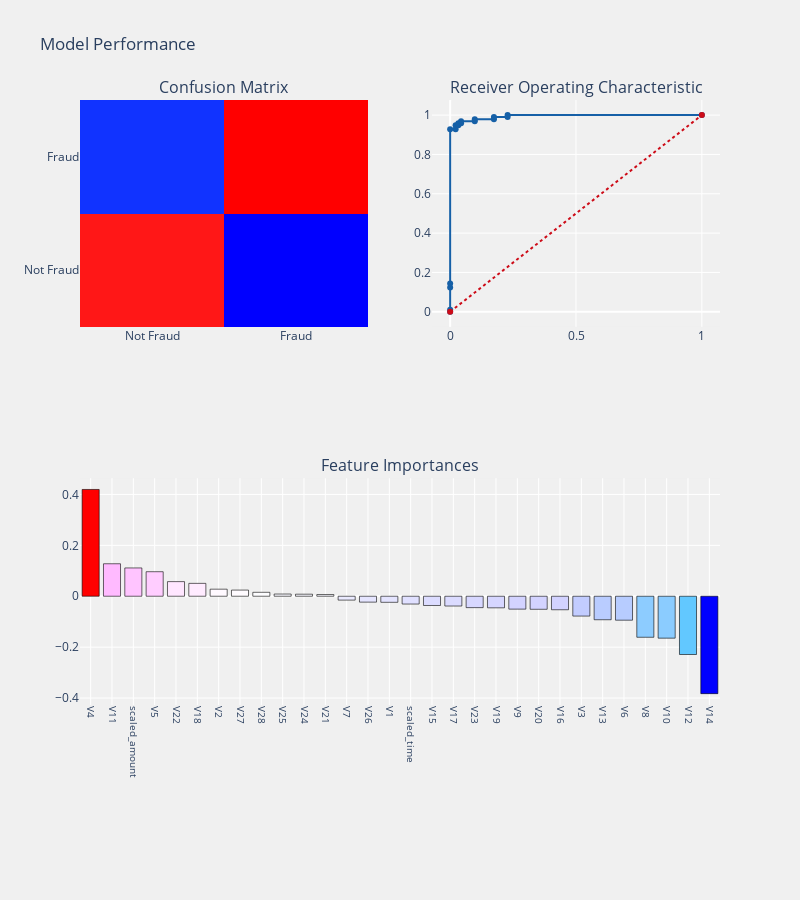

Source (notebook cell):
### Markdown cell above
# Logistic Regession

### Code cell
logit1 = LogisticRegression(C=0.01)

fraud_detection_model_evaluation(logit1, X_train, X_test, y_train, y_test, "coefficients", threshold_plot=True)

### Figure 1 — Plotly figure (JSON) as saved in the notebook; plotly's stock layout.template omitted (floating-point values rounded to 4 significant figures)
{"data": [{"colorscale": [[0, "rgb(0,0,255)"], [0.1, "rgb(51,153,255)"], [0.2, "rgb(102,204,255)"], [0.3, "rgb(153,204,255)"], [0.4, "rgb(204,204,255)"], [0.5, "rgb(255,255,255)"], [0.6, "rgb(255,204,255)"], [0.7, "rgb(255,153,255)"], [0.8, "rgb(255,102,204)"], [0.9, "rgb(255,102,102)"], [1, "rgb(255,0,0)"]], "name": "Confusion matrix", "showscale": false, "type": "heatmap", "x": ["Not Fraud", "Fraud"], "xaxis": "x", "y": ["Not Fraud", "Fraud"], "yaxis": "y", "z": [[90, 2], [5, 92]]}, {"line": {"color": "rgb(22, 96, 167)", "width": 2}, "name": "ROC Curve (AUC = 0.99)", "type": "scatter", "x": [0, 0, 0, 0, 0, 0.02174, 0.02174, 0.03261, 0.03261, 0.04348, 0.04348, 0.09783, 0.09783, 0.1739, 0.1739, 0.2283, 0.2283, 1], "xaxis": "x2", "y": [0, 0.01031, 0.1237, 0.1443, 0.9278, 0.9278, 0.9485, 0.9485, 0.9588, 0.9588, 0.9691, 0.9691, 0.9794, 0.9794, 0.9897, 0.9897, 1, 1], "yaxis": "y2"}, {"line": {"color": "rgb(205, 12, 24)", "dash": "dot", "width": 2}, "type": "scatter", "x": [0, 1], "xaxis": "x2", "y": [0, 1], "yaxis": "y2"}, {"marker": {"color": [0.4195, 0.1276, 0.1112, 0.09633, 0.05745, 0.05058, 0.02769, 0.02415, 0.01543, 0.008596, 0.008018, 0.006677, -0.01522, -0.0232, -0.02387, -0.03067, -0.03634, -0.03846, -0.04478, -0.04556, -0.05068, -0.05131, -0.05319, -0.078, -0.09239, -0.09416, -0.1613, -0.1648, -0.229, -0.3828], "colorscale": [[0, "rgb(0,0,255)"], [0.1, "rgb(51,153,255)"], [0.2, "rgb(102,204,255)"], [0.3, "rgb(153,204,255)"], [0.4, "rgb(204,204,255)"], [0.5, "rgb(255,255,255)"], [0.6, "rgb(255,204,255)"], [0.7, "rgb(255,153,255)"], [0.8, "rgb(255,102,204)"], [0.9, "rgb(255,102,102)"], [1, "rgb(255,0,0)"]], "line": {"color": "black", "width": 0.6}}, "name": "Coefficients", "type": "bar", "x": ["V4", "V11", "scaled_amount", "V5", "V22", "V18", "V2", "V27", "V28", "V25", "V24", "V21", "V7", "V26", "V1", "scaled_time", "V15", "V17", "V23", "V19", "V9", "V20", "V16", "V3", "V13", "V6", "V8", "V10", "V12", "V14"], "xaxis": "x3", "y": [0.4195, 0.1276, 0.1112, 0.09633, 0.05745, 0.05058, 0.02769, 0.02415, 0.01543, 0.008596, 0.008018, 0.006677, -0.01522, -0.0232, -0.02387, -0.03067, -0.03634, -0.03846, -0.04478, -0.04556, -0.05068, -0.05131, -0.05319, -0.078, -0.09239, -0.09416, -0.1613, -0.1648, -0.229, -0.3828], "yaxis": "y3"}], "layout": {"annotations": [{"font": {"size": 16}, "showarrow": false, "text": "Confusion Matrix", "x": 0.225, "xanchor": "center", "xref": "paper", "y": 1, "yanchor": "bottom", "yref": "paper"}, {"font": {"size": 16}, "showarrow": false, "text": "Receiver Operating Characteristic", "x": 0.775, "xanchor": "center", "xref": "paper", "y": 1, "yanchor": "bottom", "yref": "paper"}, {"font": {"size": 16}, "showarrow": false, "text": "Feature Importances", "x": 0.5, "xanchor": "center", "xref": "paper", "y": 0.375, "yanchor": "bottom", "yref": "paper"}], "autosize": false, "height": 900, "margin": {"b": 195}, "paper_bgcolor": "rgba(240, 240, 240, 0.95)", "plot_bgcolor": "rgba(240, 240, 240, 0.95)", "showlegend": false, "title": {"text": "Model Performance"}, "width": 800, "xaxis": {"anchor": "y", "domain": [0, 0.45]}, "xaxis2": {"anchor": "y2", "domain": [0.55, 1]}, "xaxis3": {"anchor": "y3", "domain": [0, 1], "showgrid": true, "tickangle": 90, "tickfont": {"size": 10}}, "yaxis": {"anchor": "x", "domain": [0.625, 1]}, "yaxis2": {"anchor": "x2", "domain": [0.625, 1]}, "yaxis3": {"anchor": "x3", "domain": [0, 0.375]}}}
